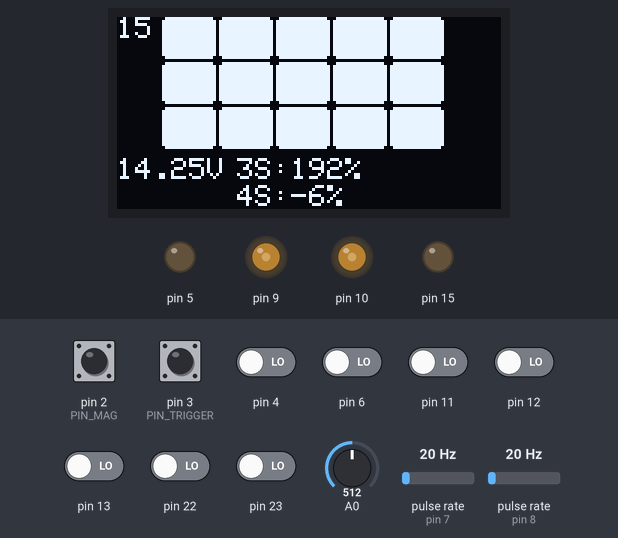
The sketch below on a simulated Arduino Uno, built with avr-gcc and run on an emulated ATmega328P. On the bench: 128×64 one-colour display, output pins drawn as LEDs (lit = HIGH). Wiring (inferred from the names in the program): 2 × pulse sensor: data pin 7 / data pin 8. Inputs (shaded band) come from the test bench; at power-on: pin 2 (PIN_MAG), pin 3 (PIN_TRIGGER) HIGH, pin 4, pin 6, pin 11–13, pin 22, pin 23 LOW, A0 = 512, pulse rate (sensors on pin 7, pin 8) 20 Hz. The display library's start-up logo is not drawn.

Above: at 6.6 s.
6.7 s: A0 set to 716
At 7.1 s:
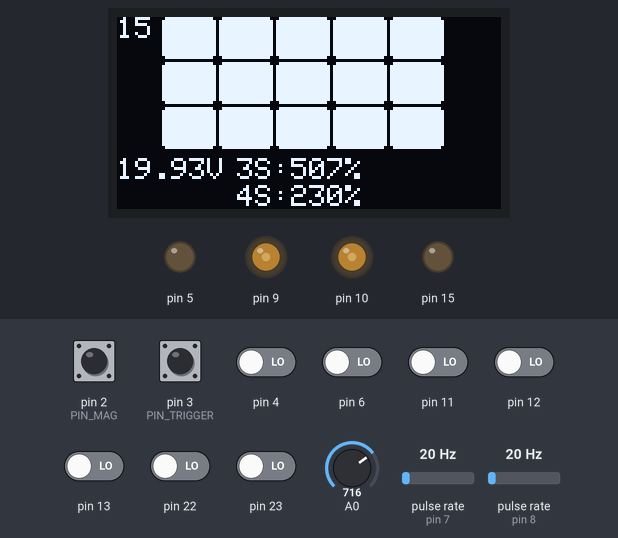
8.2 s: A0 set to 900
At 8.9 s:
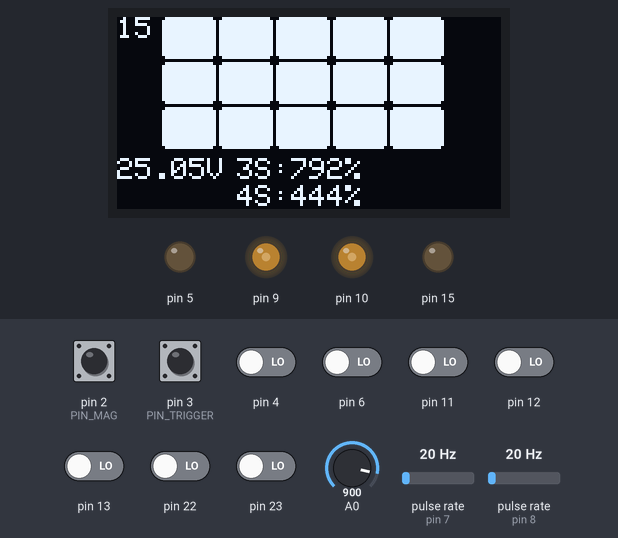
9.7 s: A0 set to 1010
At 10.8 s:
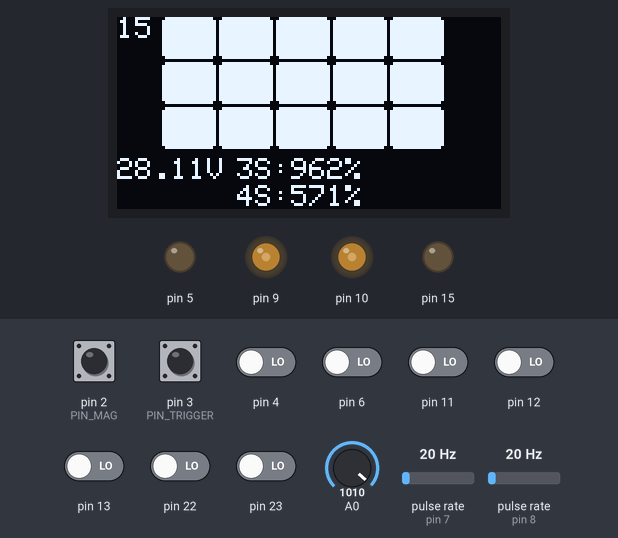
Timing chart, 0 to 12.7 s (numbered marks = the images above; inputs shaded):
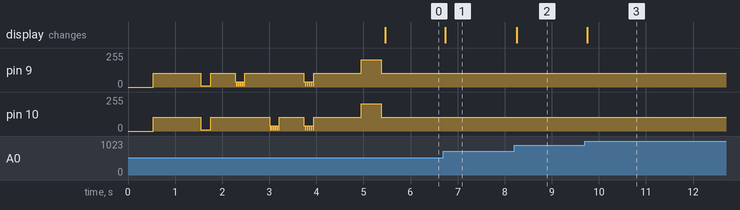

The sketch:

qt19software.ino
```cpp
//From https://github.com/airzone-sama/Narfduino-Brushless-Compleat/blob/main/NBC.h
#include "NBC.h"

#include <Wire.h>
#include <Adafruit_GFX.h>
#include <Adafruit_SSD1306.h>

// Not sure what EEPROM was for, but these are the other recommendations
/*
#include <EEPROM.h>
#include <SSD1306Ascii.h>
#include <SSD1306AsciiAvrI2c.h>
#include <SSD1306AsciiSoftSpi.h>
#include <SSD1306AsciiSpi.h>
#include <SSD1306AsciiWire.h>
#include <SSD1306init.h>
#include <Bounce2.h>*/

// AirzoneSama's stuff (Electromechanical values)
#define MIN_BATTERY_VOLTAGE (3 * 3.0)  // Originally 4*3.0, TODO: switch when we go 4S
//20545 rpm = 180fps.
//25510/26000 rpm = "recommended" 9.0, hot for 10
//30000 rpm = new default.
#define FLYWHEEL_SPEED 25510
#define MAX_WAIT_TIME 1000  // Set limit waiting for motors to rev

#define SOLENOID_PULSE_TIME 45    // Strong springs need more push time. 45 original
#define SOLENOID_RETRACT_TIME 55  // Weak springs need more release time. 55 original

// My settings
#define PIN_MAG 2      //D2 = 18
#define PIN_TRIGGER 3  //D3 = 19
#define SCREEN_WIDTH 128
#define SCREEN_HEIGHT 64
#define MAGSIZE 15
#define firedCrosshair 5     //Shrink lines after firing
#define unfiredCrosshair 20  //Slowly expand on cooldown
int ammoLeft = MAGSIZE;
int crosshairLine = firedCrosshair;
int lastShrunkCrosshair = millis();
// Fire control stuff
byte numberOfDartsToShoot = 0;
bool triggerState = LOW;
int lastFired = millis();
int lastTrigger = millis(); // Trigger ISR handling

Adafruit_SSD1306 oled(SCREEN_WIDTH, SCREEN_HEIGHT, &Wire, -1);

void setup() {
  //Start setting up LCD
  Serial.begin(9600);
  // initialize OLED display with address 0x3C for 128x64
  if (!oled.begin(SSD1306_SWITCHCAPVCC, 0x3C)) {
    Serial.println(F("SSD1306 allocation failed"));
    while (true) {}
  }

  //Note board has pullup only, no pulldown
  pinMode(PIN_TRIGGER, INPUT_PULLUP);
  pinMode(PIN_MAG, INPUT_PULLUP);
  //Burst fire requires ISR operation due to long relative firing time vs semi
  attachInterrupt(digitalPinToInterrupt(PIN_TRIGGER),triggerRisingHandler,RISING); //RISING, CHANGE, HIGH...

  //Initialise motor control
  delay(500);
  NBCInit();
  delay(1000);
  FlyshotSetNewMotorSpeed(FLYWHEEL_SPEED);
  delay(500);
  FlyshotSetMotorDirectionForward(FLYSHOT_ESC_A);  //Note: you can just reverse these if you wired the motors wrong
  delay(500);
  FlyshotSetMotorDirectionForward(FLYSHOT_ESC_B);
  delay(500);
  FlyshotBeep1(FLYSHOT_ESC_BOTH);
  delay(1000);  // Just wait
  CalibrateFlywheels();

  //Finish setting up LCD
  oled.display();
  oled.clearDisplay();
  //oled.ssd1306_command(SSD1306_SEGREMAP);  //Flip display horizontally
  //oled.ssd1306_command(SSD1306_COMSCANINC); //Flip display vertically
  oled.setTextSize(1);
  oled.setTextColor(WHITE);
  oled.setCursor(0, 0);
  oled.display();
}

// Handle trigger pull, new async/interrupt method
// Note: Triggered on rising and falling due to chatter
void triggerRisingHandler(){
  if (( millis() - lastTrigger) > 20 ){ //20ms debounce
    if (triggerState == HIGH) {
      numberOfDartsToShoot = 2;
      triggerState = LOW;
      lastTrigger = millis();
    }
  }
}

// Using https://oscarliang.com/lipo-battery-guide/ for reference - 3.6V to 4.2V per cell.
// Charge range = 3S 10.8V-12.6V, 4S 14.4V-16.8V
// Therefore % = (NBCGetVoltage()-(10.8))/(12.6-10.8) for 3S


void loop() {
  // OLED display state
  oled.clearDisplay();

  float powerVoltage = NBCGetVoltage();
  float propThreeS = (powerVoltage-(10.8))/(12.6-10.8);
  float propFourS = (powerVoltage-(14.4))/(16.8-14.4);
  oled.setCursor(0, 47);
  oled.println(String(powerVoltage, 2) + "V");
  oled.setCursor(40, 47);
  oled.println("3S:" + String(propThreeS*100, 0) + "%");
  oled.setCursor(40, 56);
  oled.println("4S:" + String(propFourS*100, 0) + "%");


  //oled.setCursor(5, 45);  // Draw the ammo at 5, 45
  oled.setCursor(0, 0);
  oled.println(ammoLeft);
  drawAmmo(ammoLeft);

  oled.display(); // Draw

  if( NBCGetVoltage() < MIN_BATTERY_VOLTAGE ) return; // Cap functionality at extreme lower bound 3S (9V)

  // Handle mag out
  if (!digitalRead(PIN_MAG)) ammoLeft = 15;

  // Switch chattering/bouncing introduces unreliability in interrupt-driven state monitoring (trigger pull vs release), see triggerRisingHandler()
  // Have to repeatedly recheck state inbetween shots.
  triggerState = digitalRead(PIN_TRIGGER);

  // Handle trigger pull - old method, synchronous operation
  // Detect falling edge trigger pull, set the burst count to 2 if it's the case
  /*
  bool currentTriggerState = digitalRead(PIN_TRIGGER);
  if (currentTriggerState == LOW && previousTriggerState == HIGH) {
    // Note: Debouncing probably not necessary since I'm just setting "darts to fire" to 2 rounds (burst) if rising edge found
    numberOfDartsToShoot = 2;
  }
  previousTriggerState = currentTriggerState;
  */

  // Handle firing
  if (numberOfDartsToShoot > 0) {
    if (!FlyshotStartMotorsAndWait(MAX_WAIT_TIME))  // Stall / Jam detection  (True indicates started motor)
    {
      FlyshotStopMotorsAndWait(MAX_WAIT_TIME);
      FlyshotBeep2(FLYSHOT_ESC_BOTH);
      NBCWait(5000);
      return;
    }

    NBCSolenoidOn();
    NBCWait(SOLENOID_PULSE_TIME);
    NBCSolenoidOff();
    NBCWait(SOLENOID_RETRACT_TIME);
    numberOfDartsToShoot--;
    ammoLeft--;
    crosshairLine = firedCrosshair;
    lastShrunkCrosshair = millis();
    lastFired = millis();

    NBCProcessFlywheelSpeed();
  } else {
    if((millis() - lastFired) > 50){ // Give the darts a few ms to pass through the flywheels
      FlyshotStopMotors(); // Before stopping
    }

    // Dynamic crosshair shrinks after no firing
    if (millis() - lastShrunkCrosshair > 80) { //Shrink rate - number refers to wait period between shrinks, smaller = faster shrink
      if (crosshairLine < unfiredCrosshair) {
        crosshairLine++;
      }
      lastShrunkCrosshair = millis();
    }

    NBCProcessFlywheelSpeed();  //I'll be honest I don't really know if this is needed but I'm not removing that shit
  }
}

void drawAmmo(int ammoCount) {
  int ammoWidth = 18;
  int ammoHeight = 14;
  int ammoSpace = 1;
  int cornerRad = 1;

  int cols = 5;
  for (int ammoInd = 0; ammoInd < ammoCount; ammoInd++) {
    int circleX = ((ammoInd%cols)) * (ammoWidth + ammoSpace);
    int circleY = ((ammoInd/cols)) * (ammoHeight + ammoSpace);
    //x, y, width, height, radius, colour
    oled.fillRoundRect(circleX + 15, circleY, ammoWidth, ammoHeight, cornerRad, WHITE);
  }
}
```

Source omitted: NBC.h (16716 bytes)

Measured:
- after the input at 6.7 s, the display: changes at once (image 1)
- after the input at 8.2 s, the display: changes after 0.06 s (image 2)
- after the input at 9.7 s, the display: changes after 0.05 s (image 3)
